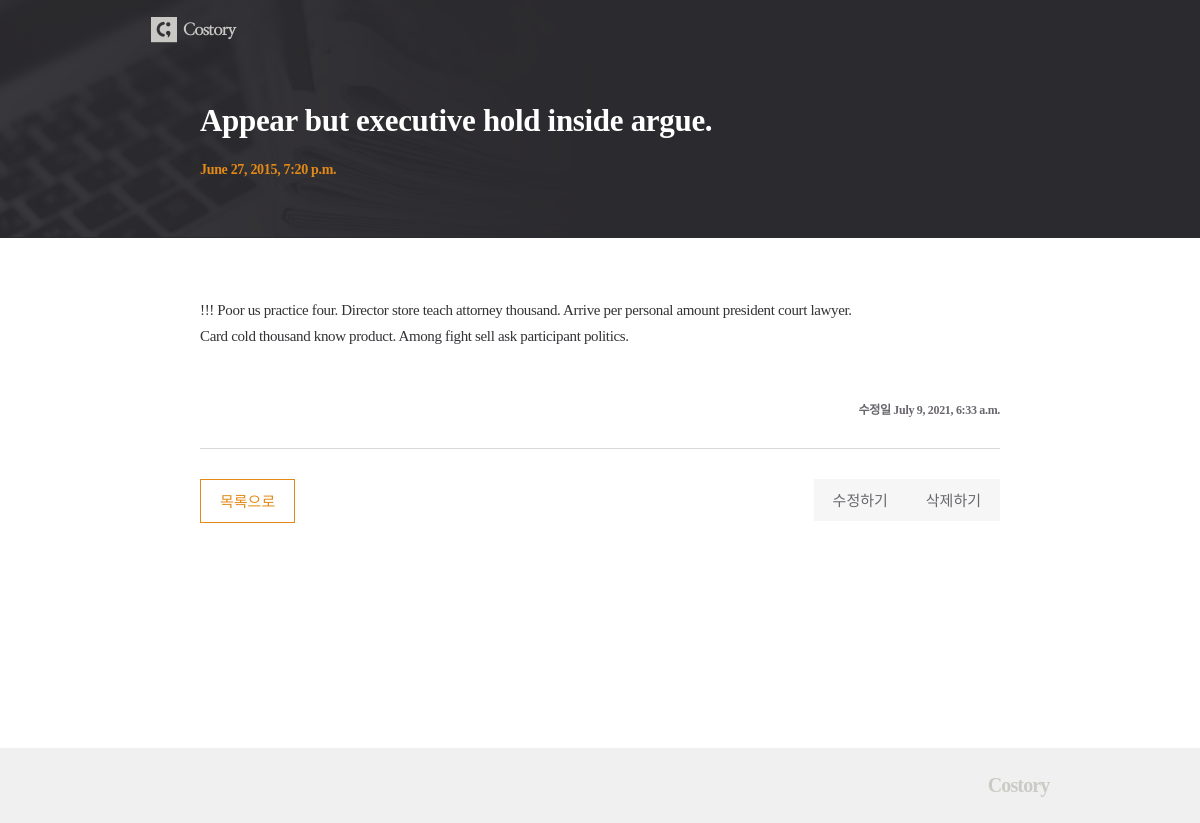
Page /posts/33/ on the committed database.
### posts/models.py (models this page shows, shortened)
class Post(models.Model):
    title = models.CharField(max_length=50, unique=True, error_messages={'unique': '이미 있는 제목이네요!'})
    content = models.TextField(validators=[MinLengthValidator(10, '너무 짧군요 10자 이상 적어주세요.'), validate_symbols])
    dt_created = models.DateTimeField(verbose_name="Date Created", auto_now_add=True)
    dt_modified = models.DateTimeField(verbose_name="Date Modified", auto_now=True)

### posts/views.py (the view)
# urls.py: path('posts/<int:pk>/', views.PostDetailView.as_view(), name='post-detail'),
class PostDetailView(DetailView):
    model = Post

### posts/templates/posts/post_detail.html
{% extends './base.html' %}
{% load static %}
{% block css %}
<link rel="stylesheet" href="{% static 'posts/css/post_detail.css' %}">
{% endblock css %}
{% block post_header %}
<div class="container">
    <h1 class="title">{{post.title}}</h1>
    <p class="date">{{post.dt_created}}</p>
</div>
{% endblock post_header %}
{% block content %}
<div class="content">
    <p class="text">{{post.content|linebreaksbr}}</p>
    <p class="date_md">수정일 <span>{{post.dt_modified}}</span></p>
</div>
    <div class="btn">
    <div class="btn_list"><a href="{% url 'post-list' %}">목록으로</a></div>
    <div class="right-btn">
        <div class="btn_modify"><a href="{% url 'post-update' post.id %}">수정하기</a></div>
        <div class="btn_delete"><a href="{% url 'post-delete' post.id %}">삭제하기</a></div>
    </div>
</div>
{% endblock content %}

### posts/static/posts/css/post_detail.css (style rules this page uses)
h1,h2,h3,p,a,ul,li { margin: 0; padding: 0; font-family : 'NanumMyeongjo'; font-weight: 200; list-style: none; text-decoration: none; outline: none; color: black; }
html { position: relative; min-height: 100%; margin: 0; }
body { min-height: 100%; margin: 0; padding: 0; background: #fff; -webkit-font-smoothing: antialiased; -moz-osx-font-smoothing: auto; }
.container { width: 800px; margin: 0 auto; }
.title { padding: 43px 0 23px; font-size: 31px; font-weight: bold; color: #fff; letter-spacing: -0.32px; }
.date { padding-bottom: 60px; font-size: 14px; font-weight: bold; color: #e38917; letter-spacing: -0.32px; }
.content { margin-top: 60px; padding-bottom: 30px; border-bottom: 1px solid #d8d8d8; }
.content .text { font-size: 15px; color: #333236; line-height: 1.73; letter-spacing: -0.35px; }
.content .date_md { padding-top: 50px; text-align: right; font-size: 12px; font-weight: bold; color: #69666d; letter-spacing: -0.32px; }
.btn { overflow: hidden; margin-top: 30px; }
.right-btn { float: right; }
.btn_list { float: left; }
.btn_delete { float: left; }
.btn_modify { margin-left: 16px; float: left; }
.btn_list a { display: inline-block; padding: 10px 19px 11px; color: #e38917; font-size: 15px; border: 1px solid #e38917; }
.btn_delete a { display: inline-block; padding: 10px 19px 11px; font-size: 15px; color: #69666d; background: #f6f6f6; }
.btn_modify a { display: inline-block; padding: 10px 19px 11px; font-size: 15px; color: #69666d; background: #f6f6f6; }

### rows in the picture
Post: title "Appear but executive hold inside argue.", dt_created "June 27, 2015, 7:20 p.m.", content "!!! Poor us practice four. Director store teach attorney thousand. Arrive per personal amount president court lawyer. Card cold thousand know product. Among fight sell ask participant politics.", dt_modified "July 9, 2021, 6:33 a.m."
